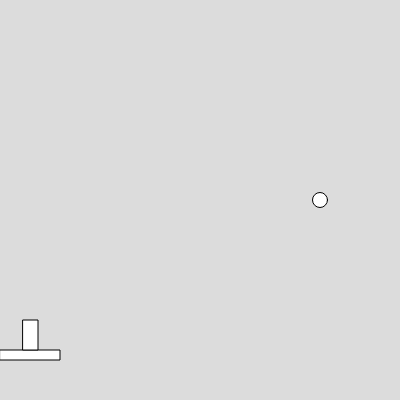
Frame 1 (no input)
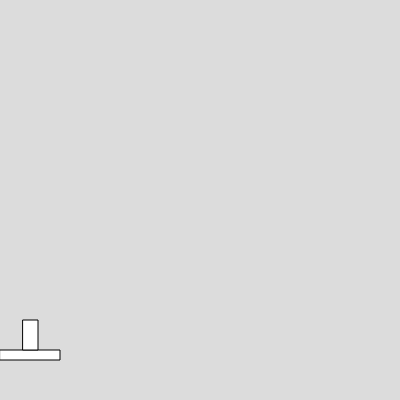
Frame 60 (no input)
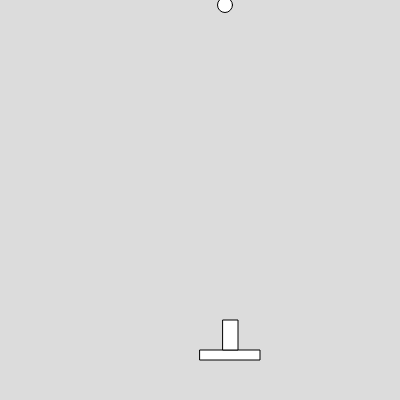
Frame 120 (the mouse pressed at the canvas centre since frame 60)

The p5.js sketch that drew these frames (run headless with seeded random() and noise() and a simulated clock; from frame 60 on, the mouse is pressed at the canvas centre):

// p5.js sketch
// ── sketch.js
var toyx = 320
var toyy =200

function setup() {
  createCanvas(400, 400);
  noCursor()
}

function draw() {
  background(220);
  rect (mouseX,350,60,10)
  rect (mouseX+23,320,15,30)
  ellipse(toyx,toyy,15)
  rect()
  toyy-=5
  
}

 function mousePressed()
{
  toyx = mouseX+25
  toyy = 300
}
